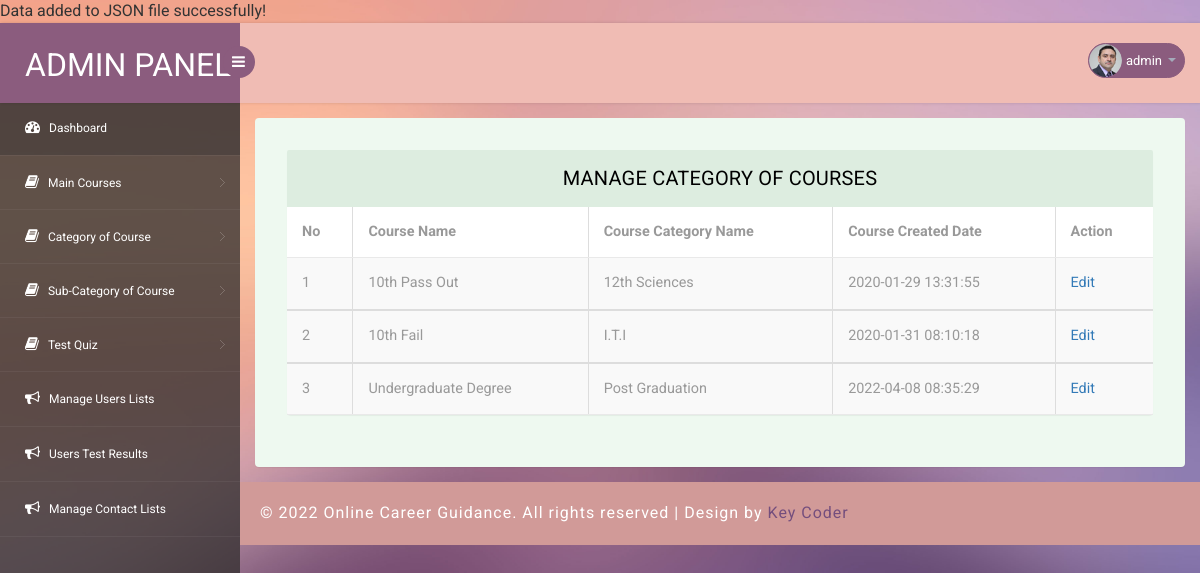
Page /Admin_side/manage_sub_course.php (signed in) on the committed database.
### tables this page shows
CREATE TABLE `sub_course` (
  `id` int(11) NOT NULL,
  `courseid` int(11) DEFAULT NULL,
  `sub_course` varchar(255) DEFAULT NULL,
  `creationDate` timestamp NULL DEFAULT current_timestamp()
);

CREATE TABLE `courses` (
  `id` int(11) NOT NULL,
  `coursename` varchar(255) DEFAULT NULL,
  `creationDate` timestamp NOT NULL DEFAULT current_timestamp()
);

### Admin_side/manage_sub_course.php (the view, shortened to what this page needs)
<?php
include('../connection.php');
if (strlen($_SESSION['admin_panel_login'])==0) {
  header('location:logout.php');
  }
  else{
    ?>
<!DOCTYPE html>
<head>
<link rel="stylesheet" href="css/bootstrap.min.css" >
<link href="css/style.css" rel='stylesheet' type='text/css' />
<link href="css/style-responsive.css" rel="stylesheet"/>
<link rel="stylesheet" href="css/font.css" type="text/css"/>
<link href="css/font-awesome.css" rel="stylesheet">
</head>
<body>
<section id="container">
<?php include'top-header.php'; ?>
<?php include'menu-bar.php'; ?>
<section id="main-content">
	<section class="wrapper">
		<div class="table-agile-info">
  <div class="panel panel-default">
    <div class="panel-heading">
     Manage Category of Courses
    </div>
    <div class="table-responsive">
      <table class="table table-striped table-bordered b-t b-light">
        <thead>
          <tr>
            <th>No</th>
            <th>Course Name</th>
            <th>Course Category Name</th>
             <th>Course Created Date</th>
              <th>Action</th>
          </tr>
        </thead>
       <?php
$query=mysqli_query($conn,"select sub_course.*,courses.coursename from sub_course join courses on courses.id=sub_course.courseid ");
$cnt=1;
while($row=mysqli_fetch_array($query))
{
         ?>
                                    <tbody>
                                        <tr>
                                            <td><?php echo $cnt;?></td>
                                              <td><?php echo $row['coursename']; ?></td>
                                              <td><?php echo $row['sub_course']; ?></td>
                                              <td><?php echo $row['creationDate']; ?></td>
                                              <td> <a href="edit_sub_course.php?cid=<?php echo $row['id'];?>">Edit</a></td>
                                        </tr>
                                       <?php $cnt=$cnt+1; } ?>
                                    </tbody>
      </table>
    </div>
  </div>
</div>
</section>
		   <?php include'footer.php'; ?>
</section>
</section>
</body>
</html>
<?php } ?>

### Admin_side/Css/style.css (style rules this page uses)
html, body { font-family: 'Roboto', sans-serif; font-size: 100%; overflow-x: hidden; background: url(../images/bg.jpg) no-repeat 0px 0px; background-size:cover; }
body a { transition: 0.5s all ease; -webkit-transition: 0.5s all ease; -moz-transition: 0.5s all ease; -o-transition: 0.5s all ease; -ms-transition: 0.5s all ease; text-decoration:none; }
#main-content { margin-left:240px; -webkit-transition:all .3s ease-in-out; -moz-transition:all .3s ease-in-out; -o-transition:all .3s ease-in-out; transition:all .3s ease-in-out; }
.wrapper { display:inline-block; margin-top:80px; padding:15px; width:100%; }
.panel-heading { position: relative; height: 57px; line-height: 57px; letter-spacing: 0.2px; color: #000; font-size: 18px; font-weight: 400; padding: 0 16px; background:#ddede0; border-top-right-radius: 2px; border-top-left-radius: 2px; text-transform: uppercase; text-align: center; }
.panel { border: none ! important; }
.table>thead>tr>th { border-bottom: 1px solid #e1ab91 ! important; }
.table>tbody>tr>td, .table>tbody>tr>th, .table>tfoot>tr>td, .table>tfoot>tr>th, .table>thead>tr>td, .table>thead>tr>th { border-bottom: 1px solid #e9e9e9 ! important; }
.table > thead > tr > th, .table > tbody > tr > th, .table > tfoot > tr > th, .table > thead > tr > td, .table > tbody > tr > td, .table > tfoot > tr > td { border-top: none !important; }
.table td, .table>tbody>tr>td, .table>tbody>tr>th, .table>tfoot>tr>td, .table>tfoot>tr>th, .table>thead>tr>td, .table>thead>tr>th { padding: 15px!important; }
.table > thead > tr > th, .table > tbody > tr > th, .table > tfoot > tr > th, .table > thead > tr > td, .table > tbody > tr > td, .table > tfoot > tr > td { font-size: 0.9em; color: #999; border-top: none !important; }
.table-agile-info { background: #eef9f0; padding: 2em; border-radius: 4px; -webkit-box-shadow: 0 1px 1px rgba(0,0,0,.05); box-shadow: 0 1px 1px rgba(0,0,0,.05); }
.panel-default>.panel-heading { color: #000000 ! important; background-color: #ddede0 ! important; border-color: #ddede0 ! important; font-size: 20px; }

### rows in the picture
sub_course: courseid.coursename "10th Pass Out", sub_course "12th Sciences", creationDate "2020-01-29 13:31:55"
sub_course: courseid.coursename "10th Fail", sub_course "I.T.I", creationDate "2020-01-31 08:10:18"
sub_course: courseid.coursename "Undergraduate Degree", sub_course "Post Graduation", creationDate "2022-04-08 08:35:29"

### other values in the picture
$_SESSION['username'] "admin"
